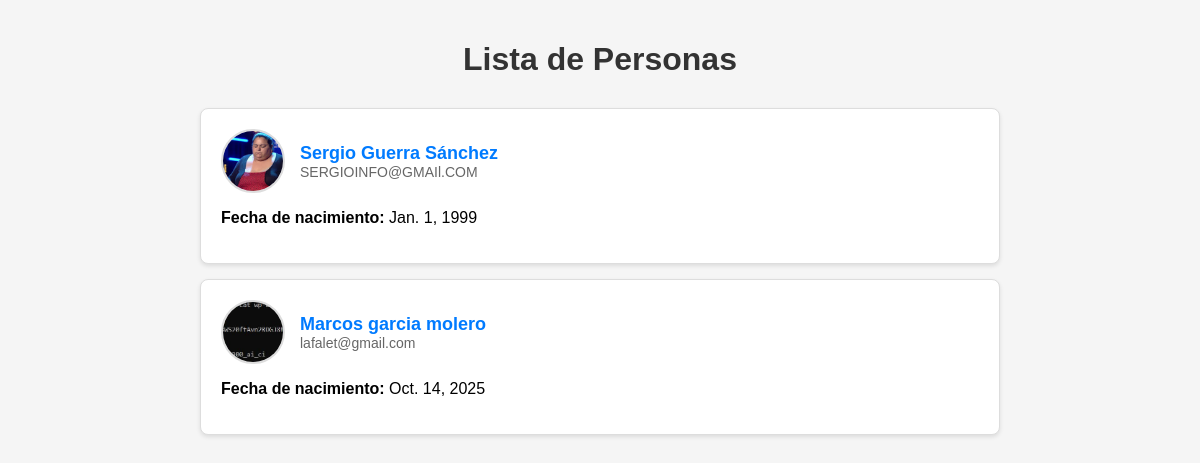
The page / on the database its author committed.
### miproyecto/models.py (models this page shows, shortened)
class Person(models.Model):
    name = models.CharField(max_length=50)
    birth = models.DateField()
    slug = models.SlugField(unique=True)
    mail = models.CharField(max_length=100, default='')
    propic = models.ImageField(
        upload_to=user_directory_path,
        default='users/default_user.png',
        blank=True
    )

### miproyecto/views.py (the view)
# urls.py: path('', views.homepage),
def homepage(request):
    person_list = Person.objects.all()
    return render(request, 'miproyecto/hom3.html', {'persons': person_list})

### miproyecto/templates/miproyecto/hom3.html (shortened to what this page needs)
<!DOCTYPE html>
<html lang="es">
  <head>
  </head>
  <body>
    <h1>Lista de Personas</h1>
    {% for person in persons %}
    <div class="person-item">
      <div class="person-header">
        {% if person.propic %}
        <img
          src="{{ person.propic.url }}"
          alt="{{ person.name }}"
          class="person-photo"
        />
        {% else %}
        <div class="photo-placeholder">Sin foto</div>
        {% endif %}
        <div>
          <a
            href="{% url 'miproyecto:person' slug=person.slug %}"
            class="person-link"
          >
            {{ person.name }}
          </a>
          <div class="person-email">{{ person.mail }}</div>
        </div>
      </div>
      <p><strong>Fecha de nacimiento:</strong> {{ person.birth }}</p>
    </div>
    {% empty %}
    <p>No hay personas registradas.</p>
    {% endfor %}
  </body>
</html>

### miproyecto/templates/miproyecto/hom3.html (style rules this page uses)
body { font-family: Arial, sans-serif; max-width: 800px; margin: 0 auto; padding: 20px; background-color: #f5f5f5; }
h1 { text-align: center; color: #333; margin-bottom: 30px; }
.person-item { background: white; margin: 15px 0; padding: 20px; border: 1px solid #ddd; border-radius: 8px; box-shadow: 0 2px 4px rgba(0, 0, 0, 0.1); }
.person-link { text-decoration: none; color: #007bff; font-size: 18px; font-weight: bold; }
.person-photo { width: 60px; height: 60px; border-radius: 50%; object-fit: cover; margin-right: 15px; border: 2px solid #ddd; }
.person-header { display: flex; align-items: center; margin-bottom: 10px; }
.person-email { color: #666; font-size: 14px; }

### rows shown on the page
Person: propic (picture), name "Sergio Guerra Sánchez", mail "SERGIOINFO@GMAIl.COM", birth "Jan. 1, 1999"
Person: propic (picture), name "Marcos garcia molero", mail "lafalet@gmail.com", birth "Oct. 14, 2025"
